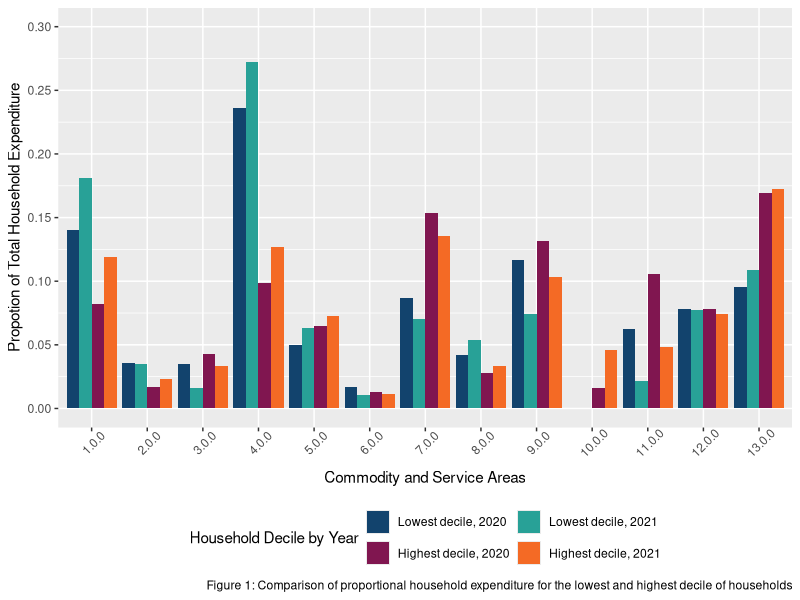

Reproduce this figure in R.
# Data Handling - Cost of Living Report

# Packages 
library(tidyverse)
library(readxl)
library(reshape)

# Data Loading 
coicop_2020_cleaned <- read_excel("data/coicop_A6_cleaned_2020.xlsx", 
                                  col_types = c("text", "text", "numeric", 
                                                "numeric", "numeric", "numeric", 
                                                "numeric", "numeric", "numeric", 
                                                "numeric", "numeric", "numeric", 
                                                "numeric"))

coicop_2021_cleaned <- read_excel("data/coicop_A6_cleaned_2021.xlsx", 
                                col_types = c("text", "text", "numeric", 
                                              "numeric", "numeric", "numeric", 
                                              "numeric", "numeric", "numeric", 
                                              "numeric", "numeric", "numeric", 
                                              "numeric"))


# Split COICOP Data into hierarchies 

coicop_1_2020 <- coicop_2020_cleaned[1:42,]
coicop_2_2020 <- coicop_2020_cleaned[43:51,]
coicop_3_2020 <- coicop_2020_cleaned[52:65,]
coicop_4_2020 <- coicop_2020_cleaned[66:77,]
coicop_5_2020 <- coicop_2020_cleaned[78:89,]
coicop_6_2020 <- coicop_2020_cleaned[90:94,]
coicop_7_2020 <- coicop_2020_cleaned[95:109,]
coicop_8_2020 <- coicop_2020_cleaned[110:115,]
coicop_9_2020 <- coicop_2020_cleaned[116:142,]
coicop_10_2020 <- coicop_2020_cleaned[143:145,]
coicop_11_2020 <- coicop_2020_cleaned[146:156,]
coicop_12_2020 <- coicop_2020_cleaned[157:174,]
coicop_13_2020 <- coicop_2020_cleaned[176:183,]
coicop_14_2020 <- coicop_2020_cleaned[185:193,]
coicop_total_2020 <- coicop_2020_cleaned[c(184, 175, 
                                           1, 43, 52, 66, 78, 90, 95, 110, 116, 
                                           143, 146, 157, 176, 185),]

coicop_1_2021 <- coicop_2021_cleaned[1:42,]
coicop_2_2021 <- coicop_2021_cleaned[43:51,]
coicop_3_2021 <- coicop_2021_cleaned[52:65,]
coicop_4_2021 <- coicop_2021_cleaned[66:77,]
coicop_5_2021 <- coicop_2021_cleaned[78:89,]
coicop_6_2021 <- coicop_2021_cleaned[90:94,]
coicop_7_2021 <- coicop_2021_cleaned[95:109,]
coicop_8_2021 <- coicop_2021_cleaned[110:115,]
coicop_9_2021 <- coicop_2021_cleaned[116:142,]
coicop_10_2021 <- coicop_2021_cleaned[143:145,]
coicop_11_2021 <- coicop_2021_cleaned[146:156,]
coicop_12_2021 <- coicop_2021_cleaned[157:174,]
coicop_13_2021 <- coicop_2021_cleaned[176:183,]
coicop_14_2021 <- coicop_2021_cleaned[185:193,]
coicop_total_2021 <- coicop_2021_cleaned[c(184, 175, 
                                    1, 43, 52, 66, 78, 90, 95, 110, 116, 
                                    143, 146, 157, 176, 185),]

# Calculate proportional representation of each COICOP area

# Array creation for coicop dataframes 
coicop_list <- c("coicop_1_2020", "coicop_2_2020", "coicop_3_2020", "coicop_4_2020", "coicop_5_2020",
                 "coicop_6_2020", "coicop_7_2020", "coicop_8_2020", "coicop_9_2020", "coicop_10_2020",
                 "coicop_11_2020", "coicop_12_2020", "coicop_13_2020", "coicop_14_2020", "coicop_total_2020",
                 "coicop_1_2021", "coicop_2_2021", "coicop_3_2021", "coicop_4_2021", "coicop_5_2021",
                 "coicop_6_2021", "coicop_7_2021", "coicop_8_2021", "coicop_9_2021", "coicop_10_2021",
                 "coicop_11_2021", "coicop_12_2021", "coicop_13_2021", "coicop_14_2021", "coicop_total_2021")



# Empty List
coicop_grouped <- list()

# Mutate Proportational representation 
for(i in 1:length(coicop_list)){
  temp_coicop <- get(coicop_list[i])
  temp_coicop <- temp_coicop %>%
    mutate(Lowest_10_prop = Lowest_10/Lowest_10[1]) %>%
    mutate(Second_10_prop = Second_10/Second_10[1]) %>%
    mutate(Third_10_prop = Third_10/Third_10[1]) %>%
    mutate(Fourth_10_prop = Fourth_10/Fourth_10[1]) %>%
    mutate(Fifth_10_prop = Fifth_10/Fifth_10[1]) %>%
    mutate(Sixth_10_prop = Sixth_10/Sixth_10[1]) %>%
    mutate(Seventh_10_prop = Seventh_10/Seventh_10[1]) %>%
    mutate(Eighth_10_prop = Eighth_10/Eighth_10[1]) %>%
    mutate(Ninth_10_prop = Ninth_10/Ninth_10[1]) %>%
    mutate(Highest_10_prop = Highest_10/Highest_10[1]) %>%
    mutate(All_household_prop = All_household/All_household[1])
  
  coicop_grouped[[i]] <- temp_coicop
}

coicop_total_2020 <- coicop_grouped[[15]]
coicop_total_2021 <- coicop_grouped[[30]]

## Join Total Datasets

coicop_total_joined <- merge(by = c("COPI", "Commodity"),
                             x = coicop_total_2020, y = coicop_total_2021)
coicop_total_joined[[1,1]] <- "0.0.0"
coicop_total_joined[[2,1]] <- "0.0.1"
colnames(coicop_total_joined) <- c("COICOP", "Commodity", 
                                   "Lowest_10_2020", "Second_10_2020", "Third_10_2020",
                                   "Fourth_10_2020", "Fifth_10_2020", "Sixth_10_2020",
                                   "Seventh_10_2020", "Eighth_10_2020", "Ninth_10_2020",
                                   "Highest_10_2020", "ALl_household_2020", 
                                   "Lowest_10_prop_2020", "Second_10_prop_2020", "Third_10_prop_2020",
                                   "Fourth_10_prop_2020", "Fifth_10_prop_2020", "Sixth_10_prop_2020",
                                   "Seventh_10_prop_2020", "Eighth_10_prop_2020", "Ninth_10_prop_2020",
                                   "Highest_10_prop_2020", "All_household_prop_2020",
                                   "Lowest_10_2021", "Second_10_2021", "Third_10_2021",
                                   "Fourth_10_2021", "Fifth_10_2021", "Sixth_10_2021",
                                   "Seventh_10_2021", "Eighth_10_2021", "Ninth_10_2021",
                                   "Highest_10_2021", "ALl_household_2021", 
                                   "Lowest_10_prop_2021", "Second_10_prop_2021", "Third_10_prop_2021",
                                   "Fourth_10_prop_2021", "Fifth_10_prop_2021", "Sixth_10_prop_2021",
                                   "Seventh_10_prop_2021", "Eighth_10_prop_2021", "Ninth_10_prop_2021",
                                   "Highest_10_prop_2021", "All_household_prop_2021")

# Remove 0.0.0, 0.0.1 & 14.0.0
coicop_total_joined <- coicop_total_joined[c(3:7,9:16),]


# Narrow Data to examine only the Highest and Lowest 10%
coicop_highlow <- coicop_total_joined[,c(1, 2, 14, 36, 23, 45)]
coicop_highlow <- reshape::melt(coicop_highlow, id = c("COICOP", "Commodity"))

coicop_highlow$COICOP <- factor(coicop_highlow$COICOP,
                                levels = c("1.0.0", "2.0.0",   "3.0.0",   "4.0.0",   
                                           "5.0.0", "6.0.0",   "7.0.0",   "8.0.0",   
                                           "9.0.0", "10.0.0",  "11.0.0",  "12.0.0",  
                                           "13.0.0"))
coicop_highlow$variable <- factor(coicop_highlow$variable)

# Create Plot 

coicophighlow_plot <- ggplot(data = coicop_highlow) + 
      geom_bar(mapping = aes(x = COICOP, 
                             y = value, 
                             fill = variable), 
               stat = "identity",
               position = "dodge") + 
      labs(y = "Propotion of Total Household Expenditure", 
           x = "Commodity and Service Areas",
           fill = "Household Decile by Year", 
           caption = "Figure 1: Comparison of proportional household expenditure for the lowest and highest decile of households") + 
      scale_y_continuous(limits = c(0, 0.3), breaks = c(0, 0.05, 0.1, 0.15, 0.2, 0.25, 0.3)) + 
      scale_fill_manual(labels = c("Lowest decile, 2020", "Lowest decile, 2021", 
                                   "Highest decile, 2020", "Highest decile, 2021"),
                        values = c("#12436D", "#28A197","#801650", "#F46A25")) + 
      theme(axis.text.x = element_text(angle = 45, vjust = 0.8), 
            legend.position = "bottom") + 
      guides(fill = guide_legend(nrow = 2, byrow = TRUE))


## 
